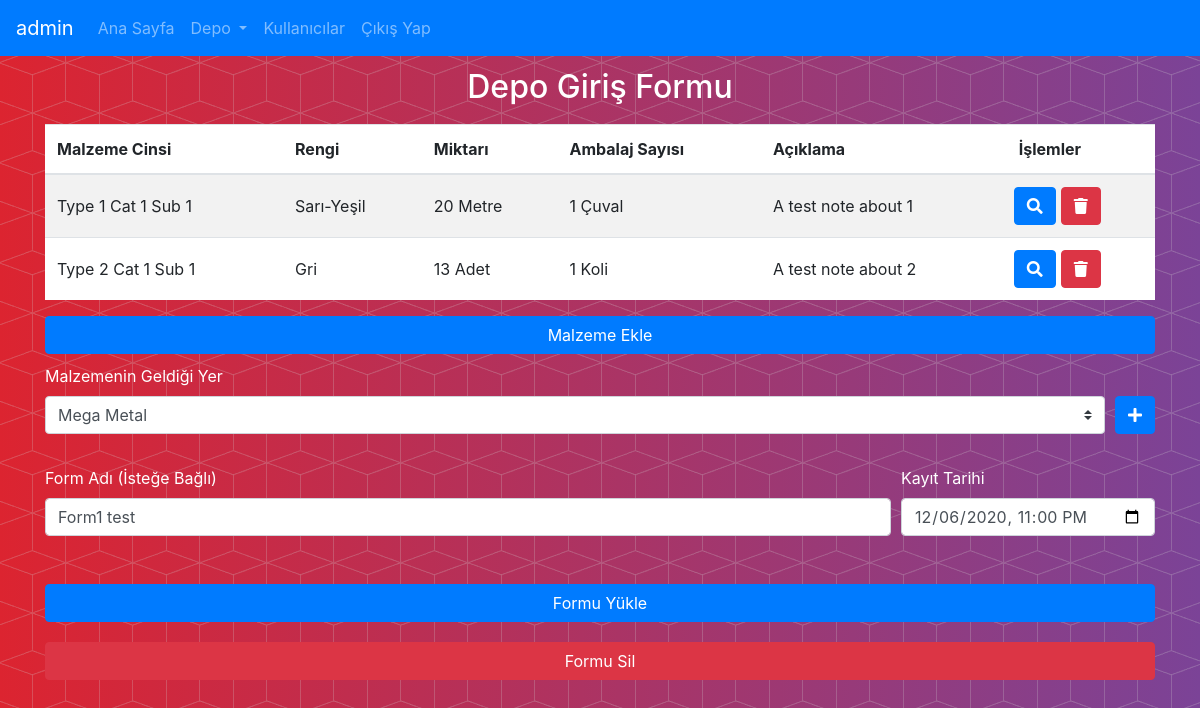
Screenshot of /editincomingstockform/1 (signed in) with the database file from the repository.
### models.py (models this page shows, shortened)
class User(UserMixin, Base):
    __tablename__ = 'user'
    id = Column(Integer, primary_key=True)
    username = Column(String(50), unique=True)
    name = Column(String(50))
    surname = Column(String(50))
    isadmin = Column(Boolean, default=False)
    createdate = Column(DateTime, default=datetime.utcnow())
    changedate = Column(DateTime, default=datetime.utcnow())
    password = Column(String(100))
    mockpassword = Column(String(70))

class StockType(Base, object):
    __tablename__ = 'stocktype'
    id = Column(Integer, primary_key=True)
    name = Column(String(100))
    unitid = Column(Integer, ForeignKey('stockunit.id'), nullable=False)
    subcategoryid = Column(Integer, ForeignKey('stocksubcategory.id'), nullable=False)
    def getUnitName(self):
        unit = dbexecutor.getStockUnit(self.unitid)
        if unit is not None:
            return unit.name
        else:
            return None

class StockColor(Base):
    __tablename__ = 'stockcolor'
    id = Column(Integer, primary_key=True)
    name = Column(String(50), unique=True)

class FormStockBase(Base):
    __tablename__ = 'formstockbase'
    id = Column(Integer, primary_key=True)
    stockformid = Column(Integer, ForeignKey('stockform.id'), nullable=False)
    stockbaseid = Column(Integer, ForeignKey('stockbase.id'), nullable=False)
    stockpackageid = Column(Integer, ForeignKey('stockpackage.id'), nullable=False)
    packagequantity = Column(String(50))
    note = Column(String(80))
    type = Column(Boolean, default=True)
    def getStockTypeName(self):
        stockbase = dbexecutor.getStockBase(self.stockbaseid)
        return dbexecutor.getStockType(stockbase.stocktypeid).name
    def getStockColorName(self):
        stockbase = dbexecutor.getStockBase(self.stockbaseid)
        return dbexecutor.getStockColor(stockbase.stockcolorid).name
    def getStockPackageName(self):
        return dbexecutor.getStockPackage(self.stockpackageid).name
    def getStockUnitName(self):
        stockbase = dbexecutor.getStockBase(self.stockbaseid)
        return dbexecutor.getStockType(stockbase.stocktypeid).getUnitName()
    def getStockUnitId(self):
        stockbase = dbexecutor.getStockBase(self.stockbaseid)
        return dbexecutor.getStockType(stockbase.stockcolorid).unitid
    def getQuantityText(self):
        stockbase = dbexecutor.getStockBase(self.stockbaseid)
        qtty = float(stockbase.quantity)
        if float.is_integer(qtty):
            formattedqtty = int(qtty)
        else:
            formattedqtty = round(qtty, int(dbexecutor.getStockType(stockbase.stocktypeid).getUnitPrecision()))
        return str(formattedqtty) + ' ' + self.getStockUnitName()
    def getPackageQuantityText(self):
        return str(self.packagequantity) + ' ' + self.getStockPackageName()

class IncomingStockForm(Base):
    __tablename__ = 'incomingstockform'
    id = Column(Integer, primary_key=True)
    name = Column(String(50))
    stockformid = Column(Integer, ForeignKey('stockform.id'), nullable=False)

### routes/stockoperations.py (the view, shortened to what this page needs)
@app.route('/editincomingstockform/<int:formid>', methods=['GET', 'PATCH', 'DELETE'])
@login_required
def editincomingstockform(formid):
    if request.method == 'GET':
        incomingform = dbexecutor.getIncomingStockForm(formid)
        stockform = dbexecutor.getStockForm(incomingform.stockformid)
        formstockbases = dbexecutor.getFormStockBasesByStockFormId(stockform.id)
        form = {}
        form['name'] = incomingform.name
        form['formid'] = incomingform.id
        form['corporationid'] = stockform.corporationid
        form['recorddate'] = util.htmldateTime(stockform.recorddate)
        incomingstocks = []
        for formstockbase in formstockbases:
            entry = {}
            stockbase = dbexecutor.getStockBase(formstockbase.stockbaseid)
            entry['stocktypename'] = formstockbase.getStockTypeName()
            entry['stocktypeid'] = stockbase.stocktypeid
            entry['stockcolorname'] = formstockbase.getStockColorName()
            entry['stockcolorid'] = stockbase.stockcolorid
            entry['stockunitid'] = formstockbase.getStockUnitId()
            entry['quantity'] = stockbase.quantity
            entry['quantitytext'] = formstockbase.getQuantityText()
            entry['stockpackageid'] = formstockbase.stockpackageid
            entry['packagequantity'] = formstockbase.packagequantity
            entry['packagetext'] = formstockbase.getPackageQuantityText()
            entry['note'] = formstockbase.note
            entry['entryid'] = str(util.numberDateTimeNowUtc())
            incomingstocks.append(entry)
        form['incomingstocks'] = incomingstocks
        stockcategories = dbexecutor.getAllStockCategory()
        stockcolors = dbexecutor.getAllStockColors()
        stockunits = dbexecutor.getAllStockUnits()
        stockpackages = dbexecutor.getAllStockPackages()
        corporations = dbexecutor.getAllCorporations()
        return render_template("editincomingstockform.html", form=form, stockcategories=stockcategories,
                               stockcolors=stockcolors, stockunits=stockunits, stockpackages=stockpackages,
                               corporations=corporations)

### dbexecutor.py (called while the page is built)
def getIncomingStockForm(formid):
    form = session.query(models.IncomingStockForm).get(formid)
    return form

def getStockUnit(id):
    try:
        unit = session.query(models.StockUnit).get(id)
        return unit
    except Exception as e:
        if hasattr(e, 'message'):
            print('Exception: ' + e.message)
        else:
            print(e)
        return None

def getAllStockUnits():
    units = session.query(models.StockUnit).all()
    return units

def getStockType(id):
    try:
        type = session.query(models.StockType).get(id)
        return type
    except Exception as e:
        if hasattr(e, 'message'):
            print('Exception: ' + e.message)
        else:
            print(e)
        return None

def getStockColor(id):
    try:
        color = session.query(models.StockColor).get(id)
        return color
    except Exception as e:
        if hasattr(e, 'message'):
            print('Exception: ' + e.message)
        else:
            print(e)
        return None

def getAllStockColors():
    colors = session.query(models.StockColor).all()
    return colors

def getStockPackage(id):
    try:
        package = session.query(models.StockPackage).get(id)
        return package
    except Exception as e:
        if hasattr(e, 'message'):
            print('Exception: ' + e.message)
        else:
            print(e)
        return None

def getAllStockPackages():
    packages = session.query(models.StockPackage).all()
    return packages

def getAllCorporations():
    corporations = session.query(models.Corporation).all()
    return corporations

def getAllStockCategory():
    categories = session.query(models.StockCategory).all()
    return categories

def getStockForm(id):
    try:
        stockform = session.query(models.StockForm).get(id)
        return stockform
    except Exception as e:
        if hasattr(e, 'message'):
            print('Exception: ' + e.message)
        else:
            print(e)
        return None

def getFormStockBasesByStockFormId(stockformid):
    stockbases = session.query(models.FormStockBase).filter(models.FormStockBase.stockformid == stockformid).all()
    return stockbases

def getStockBase(id):
    try:
        base = session.query(models.StockBase).get(id)
        return base
    except Exception as e:
        if hasattr(e, 'message'):
            print('Exception: ' + e.message)
        else:
            print(e)
        return None

### main.py (called while the page is built)
@app.context_processor
def inject_debug():
    return dict(debug=app.debug)

### templates/editincomingstockform.html (shortened to what this page needs)
{%extends "base.html"%}
{%block content%}
<div id="formcontainer" class="container" style="margin-top: 1%; margin-left: auto; margin-right:auto;">
    <h2 class="form-signin-heading" style="text-align:center; color:white;">Depo Giriş Formu</h2>
    <span style="display:block; height: 10px;"></span>
    <div class="table-responsive">
        <table id="stocktable" class="table table-striped" style="background-color:white;">
          <thead>
            <tr>
              <th scope="col">Malzeme Cinsi</th>
              <th scope="col">Rengi</th>
              <th scope="col">Miktarı</th>
              <th scope="col">Ambalaj Sayısı</th>
              <th scope="col">Açıklama</th>
              <th scope="col">İşlemler</th>
            </tr>
          </thead>
          <tbody>
            {%for stock in form.incomingstocks %}
              <tr>
                  <td style="vertical-align: middle;" data-id="{{stock.stocktypeid}}" data-entryid="{{stock.entryid}}">{{stock.stocktypename}}</td>
                  <td style="vertical-align: middle;" data-id="{{stock.stockcolorid}}">{{stock.stockcolorname}}</td>
                  <td style="vertical-align: middle;" data-quantity="{{stock.quantity}}" data-unitid="{{stock.stockunitid}}">{{stock.quantitytext}}</td>
                  <td style="vertical-align: middle;" data-quantity="{{stock.packagequantity}}" data-packageid="{{stock.stockpackageid}}">{{stock.packagetext}}</td>
                  <td style="vertical-align: middle;">{{stock.note}}</td>
                  <td>
                      <div class="form-row">
                          <button class="btn btn-primary" data-toggle="tooltip" title="Malzemeyi Değiştir" onclick="openStockEntryModalForUpdate('{{stock.entryid}}', '{{stock.stocktypeid}}', '{{stock.stockcolorid}}', '{{stock.stockunitid}}', '{{stock.quantity}}', '{{stock.stockpackageid}}', '{{stock.packagequantity}}', '{{stock.note}}')"><i class="fas fa-search"></i></button>
                          <span style="display: inline; width: 5px;"></span>
                          <button class="btn btn-danger" data-toggle="tooltip" title="Malzemeyi Sil" onclick="openStockEntryModalForDelete('{{stock.entryid}}', '{{stock.stocktypeid}}', '{{stock.stockcolorid}}', '{{stock.stockunitid}}', '{{stock.quantity}}', '{{stock.stockpackageid}}', '{{stock.packagequantity}}', '{{stock.note}}')"><i class="fa fa-trash" ></i></button>
                      </div>
                  </td>
              </tr>
            {%endfor%}
          </tbody>
        </table>
    </div>
    <button onclick="openStockEntryModalForAdd()" type="button" class="btn btn-primary btn-block">Malzeme Ekle</button>
    <span style="display:block; height: 10px;"></span>
    <div class="form-group">
        <label for="corporation" style="color:white">Malzemenin Geldiği Yer</label>
        <div class="form-row" style="margin-right: 0; margin-left: 0;">
            <div class="form-group flex-grow-1">
                <select id="corporation" class="custom-select">
                    {%for corporation in corporations%}
                         {% if corporation.id == form.corporationid %}
                            <option data-id="{{corporation.id}}" selected>{{corporation.name}}</option>
                         {% else %}
                            <option data-id="{{corporation.id}}">{{corporation.name}}</option>
                         {% endif %}
                    {%endfor%}
                </select>
            </div>
            <div class="form-group">
              <button id="corporationAddBtn" class="btn btn-primary" style="margin-left:10px;" title="Malzemenin Geldiği Yer Ekle"><i class="fa fa-plus"></i></button>
            </div>
          </div>
        </div>
        <div class="form-group">
        <div class="form-row" style="margin-bottom: 0; margin-left: 0; margin-right: 0;">
            <div class="form-group flex-grow-1">
                <label for="formnameid" style="color:white">Form Adı (İsteğe Bağlı)</label>
                <input name="surname" type="text" class="form-control" id="formnameid" value="{{form.name}}" placeholder="Form Adı">
            </div>
            <span style="display:block; width: 10px;"></span>
            <div class="form-group" style="margin-left: 0; margin-right: 0;">
              <label for="recorddate" style="color:white">Kayıt Tarihi</label>
              <div class="form-row" style="margin-left: 0; margin-right: 0;">
                  <div class="form-group flex-grow-1">
                      <input type="datetime-local" class="form-control" value="{{form.recorddate}}" id="recorddate">
                  </div>
              </div>
            </div>
        </div>
    </div>
    <button id="updateFormBtn" type="button" data-id="{{form.formid}}" class="btn btn-primary btn-block" onclick="updateForm()">Formu Yükle</button>
    <span style="display:block; height: 20px;"></span>
    <button id="deleteFormBtn" type="button" data-id="{{form.formid}}" class="btn btn-danger btn-block" data-toggle="modal" data-target="#stockFormDeleteModal">Formu Sil</button>
    <span style="display:block; height: 30px;"></span>
</div>
{%endblock%}

### templates/base.html (shortened to what this page needs)
<!DOCTYPE html>
<html lang="en">
    <head>
        <link href="../static/css/bootstrap.min.css" rel="stylesheet">
        <link rel="stylesheet" href="../static/css/fa-all.css">
        <link rel="stylesheet" type="text/css" href="../static/DataTables/datatables.min.css"/>
    </head>
    <body class="custombodystyle">
        <nav class="navbar navbar-expand-lg navbar-dark bg-primary">
          {% if not current_user.is_anonymous %}
          <a class="navbar-brand" href="/userprofile">{{session['username']}}</a>
          {% else %}
          <a class="navbar-brand" href="#">Siz</a>
          {% endif %}
          <div class="collapse navbar-collapse" id="navbarSupportedContent">
            <ul id="navbuttons" class="navbar-nav mr-auto">
              <li class="nav-item">
                <a class="nav-link" href="/">Ana Sayfa<span class="sr-only">(current)</span></a>
              </li>
              {% if not current_user.is_anonymous %}
                  {% if current_user.isadmin %}
                     <li class="nav-item dropdown bg-primary">
                        <a class="nav-link dropdown-toggle" href="#" role="button" data-toggle="dropdown" aria-haspopup="true" aria-expanded="false">
                          Depo
                        </a>
                     </li>
                     <li class="nav-item">
                      <a class="nav-link" href="/users">Kullanıcılar<span class="sr-only">(current)</span></a>
                     </li>
                  {% endif %}
              {% endif %}
              {% if not current_user.is_anonymous %}
                 <li class="nav-item">
                      <a class="nav-link" href="/logout">Çıkış Yap<span class="sr-only">(current)</span></a>
                  </li>
              {% endif %}
            </ul>
          </div>
        </nav>
        {%block content%}
        {%endblock%}
    </body>
</html>

### static/css/fa-all.css (style rules this page uses)
.fa,.fab,.fal,.far,.fas { -moz-osx-font-smoothing:grayscale;-webkit-font-smoothing:antialiased;display:inline-block;font-style:normal;font-variant:normal;text-rendering:auto;line-height:1 }
.fa-plus:before { content:"\f067" }
.fa-search:before { content:"\f002" }
.fa-trash:before { content:"\f1f8" }
.fa,.far,.fas { font-family:"Font Awesome 5 Free" }
.fa,.fas { font-weight:900 }

### templates/base.html (style rules this page uses)
body.custombodystyle { background: url('../static/img/bg-pattern.png'), linear-gradient(to left, #7b4397, #dc2430); position: relative; width: 100%; }

### rows the page displays
User: username "admin"
StockType: stocktypename "Type 1 Cat 1 Sub 1"
StockColor: stockcolorname "Sarı-Yeşil"
FormStockBase: note "A test note about 1"
StockType: stocktypename "Type 2 Cat 1 Sub 1"
StockColor: stockcolorname "Gri"
FormStockBase: note "A test note about 2"
IncomingStockForm: surname "Form1 test"

### other values shown
{{ stock.quantitytext }} "20 Metre" "13 Adet"
{{ stock.packagetext }} "1 Çuval" "1 Koli"
form field value "Mega Metal"
